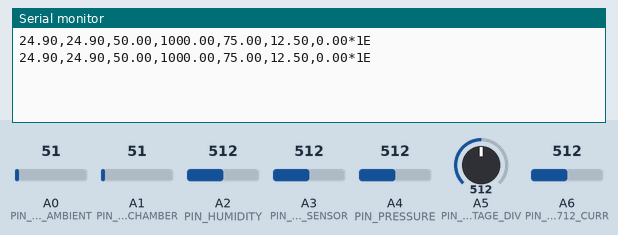
Recording of a sketch running on a simulated Arduino Nano, built with avr-gcc and run on an emulated ATmega328P. On the bench: the last lines printed to the serial monitor. Inputs (shaded band) come from the test bench; at power-on: A0 (PIN_LM35_AMBIENT) = 51, A1 (PIN_LM35_CHAMBER) = 51, A2 (PIN_HUMIDITY) = 512, A4 (PIN_PRESSURE) = 512, A3 (PIN_CO2_SENSOR) = 512, A5 (PIN_VOLTAGE_DIV) = 512, A6 (PIN_ACS712_CURR) = 512.

Above: at 2.8 s.
2.9 s: A0 (PIN_LM35_AMBIENT) set to 61
At 3.8 s:
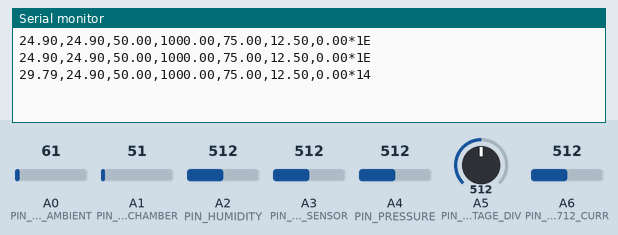
5.5 s: A1 (PIN_LM35_CHAMBER) set to 71
At 6.4 s:
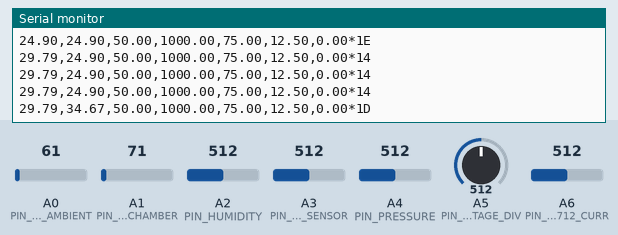
8.5 s: A2 (PIN_HUMIDITY) set to 716
At 9.8 s:
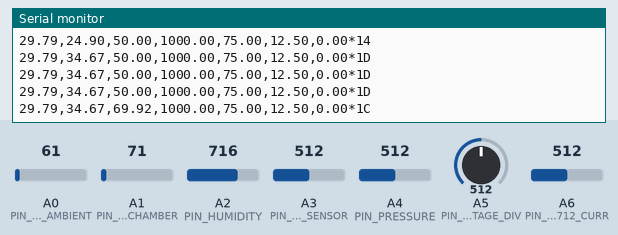
11.5 s: A4 (PIN_PRESSURE) set to 716
At 12.8 s:
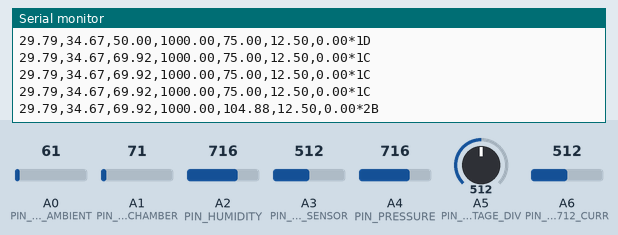
14.5 s: A1 (PIN_LM35_CHAMBER) set to 163
At 15.7 s:
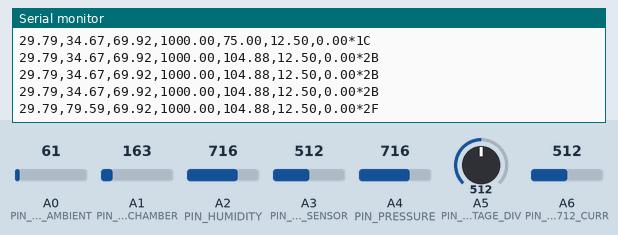
17.5 s: A3 (PIN_CO2_SENSOR) set to 716
At 18.8 s:
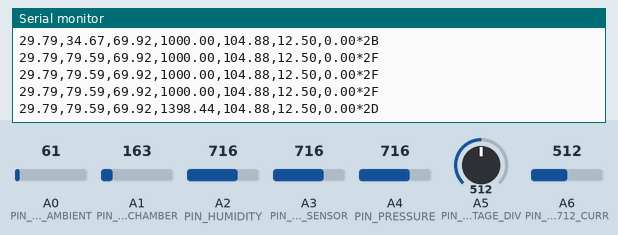

Measured:
- after the input at 2.9 s, the serial monitor: prints a new line after 0.10 s (image 1)
- after the input at 5.5 s, the serial monitor: prints a new line after 0.50 s (image 2)
- after the input at 8.5 s, the serial monitor: prints a new line after 0.50 s (image 3)
- after the input at 11.5 s, the serial monitor: prints a new line after 0.50 s (image 4)
- after the input at 14.5 s, the serial monitor: prints a new line after 0.50 s (image 5)
- after the input at 17.5 s, the serial monitor: prints a new line after 0.50 s (image 6)

The sketch:

arduino_telemetry_transmitter.ino
```cpp
/**
 * Arduino Multi-Sensor Serial Telemetry Transmitter Reference Firmware.
 *
 * Target Microcontrollers: Arduino Uno, Nano, Mega 2560, Pro Mini, ESP32.
 * Transmits comma-separated sensor telemetry bursts over Hardware Serial (UART/USB).
 *
 * Frame Format:
 *   temp_ambient,temp_chamber,humidity,co2,pressure,voltage,current[*CHECKSUM]\r\n
 * Example:
 *   17.69,4.23,3.65,1.96,2.54,15.69,1.23*2E
 */

#define BAUD_RATE 9600
#define TRANSMIT_INTERVAL_MS 1000

// Hardware Pin Definitions (Customizable)
const int PIN_LM35_AMBIENT = A0;
const int PIN_LM35_CHAMBER = A1;
const int PIN_HUMIDITY     = A2;
const int PIN_CO2_SENSOR   = A3;
const int PIN_PRESSURE     = A4;
const int PIN_VOLTAGE_DIV  = A5;
const int PIN_ACS712_CURR  = A6;

unsigned long lastTransmitTime = 0;

void setup() {
  Serial.begin(BAUD_RATE);
  while (!Serial) {
    ; // Wait for serial port to connect (required for Leonardo/Micro)
  }
}

/**
 * Calculates 2-hex-digit XOR checksum (NMEA standard).
 */
byte calculateChecksum(const String &data) {
  byte checksum = 0;
  for (unsigned int i = 0; i < data.length(); i++) {
    checksum ^= (byte)data.charAt(i);
  }
  return checksum;
}

void loop() {
  unsigned long currentTime = millis();

  if (currentTime - lastTransmitTime >= TRANSMIT_INTERVAL_MS) {
    lastTransmitTime = currentTime;

    // 1. Acquire raw analog/digital sensor readings
    float tempAmbient = (analogRead(PIN_LM35_AMBIENT) * 500.0) / 1024.0;
    float tempChamber = (analogRead(PIN_LM35_CHAMBER) * 500.0) / 1024.0;
    float humidity    = (analogRead(PIN_HUMIDITY) * 100.0) / 1024.0;
    float co2         = (analogRead(PIN_CO2_SENSOR) * 2000.0) / 1024.0;
    float pressure    = (analogRead(PIN_PRESSURE) * 150.0) / 1024.0;
    float busVoltage  = (analogRead(PIN_VOLTAGE_DIV) * (5.0 * 5.0)) / 1024.0; // 5:1 divider
    float loadCurrent = ((analogRead(PIN_ACS712_CURR) * (5.0 / 1024.0)) - 2.5) / 0.185; // ACS712-05B

    // 2. Assemble CSV telemetry frame
    String payload = String(tempAmbient, 2) + "," +
                     String(tempChamber, 2) + "," +
                     String(humidity, 2) + "," +
                     String(co2, 2) + "," +
                     String(pressure, 2) + "," +
                     String(busVoltage, 2) + "," +
                     String(loadCurrent, 2);

    // 3. Optional XOR checksum calculation
    byte csum = calculateChecksum(payload);
    char hexChecksum[3];
    sprintf(hexChecksum, "%02X", csum);

    // 4. Transmit frame over Serial USB
    Serial.print(payload);
    Serial.print("*");
    Serial.println(hexChecksum);
  }
}
```
